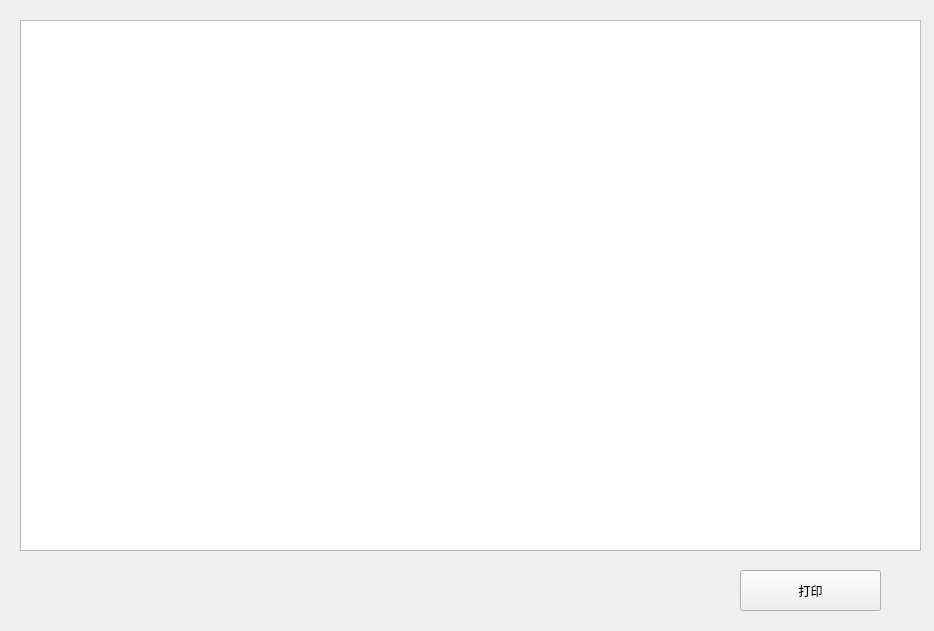
<?xml version="1.0" encoding="UTF-8"?>
<ui version="4.0">
 <class>Sales_LabelPrint</class>
 <widget class="QWidget" name="Sales_LabelPrint">
  <property name="geometry">
   <rect>
    <x>0</x>
    <y>0</y>
    <width>934</width>
    <height>631</height>
   </rect>
  </property>
  <property name="windowTitle">
   <string>标签打印</string>
  </property>
  <widget class="QTableView" name="tableView">
   <property name="geometry">
    <rect>
     <x>20</x>
     <y>20</y>
     <width>901</width>
     <height>531</height>
    </rect>
   </property>
   <property name="font">
    <font>
     <pointsize>10</pointsize>
    </font>
   </property>
   <property name="contextMenuPolicy">
    <enum>Qt::CustomContextMenu</enum>
   </property>
   <property name="editTriggers">
    <set>QAbstractItemView::AnyKeyPressed|QAbstractItemView::DoubleClicked|QAbstractItemView::EditKeyPressed|QAbstractItemView::SelectedClicked</set>
   </property>
  </widget>
  <widget class="QPushButton" name="btn_print">
   <property name="geometry">
    <rect>
     <x>740</x>
     <y>570</y>
     <width>141</width>
     <height>41</height>
    </rect>
   </property>
   <property name="text">
    <string>打印</string>
   </property>
  </widget>
 </widget>
 <resources/>
 <connections/>
</ui>
